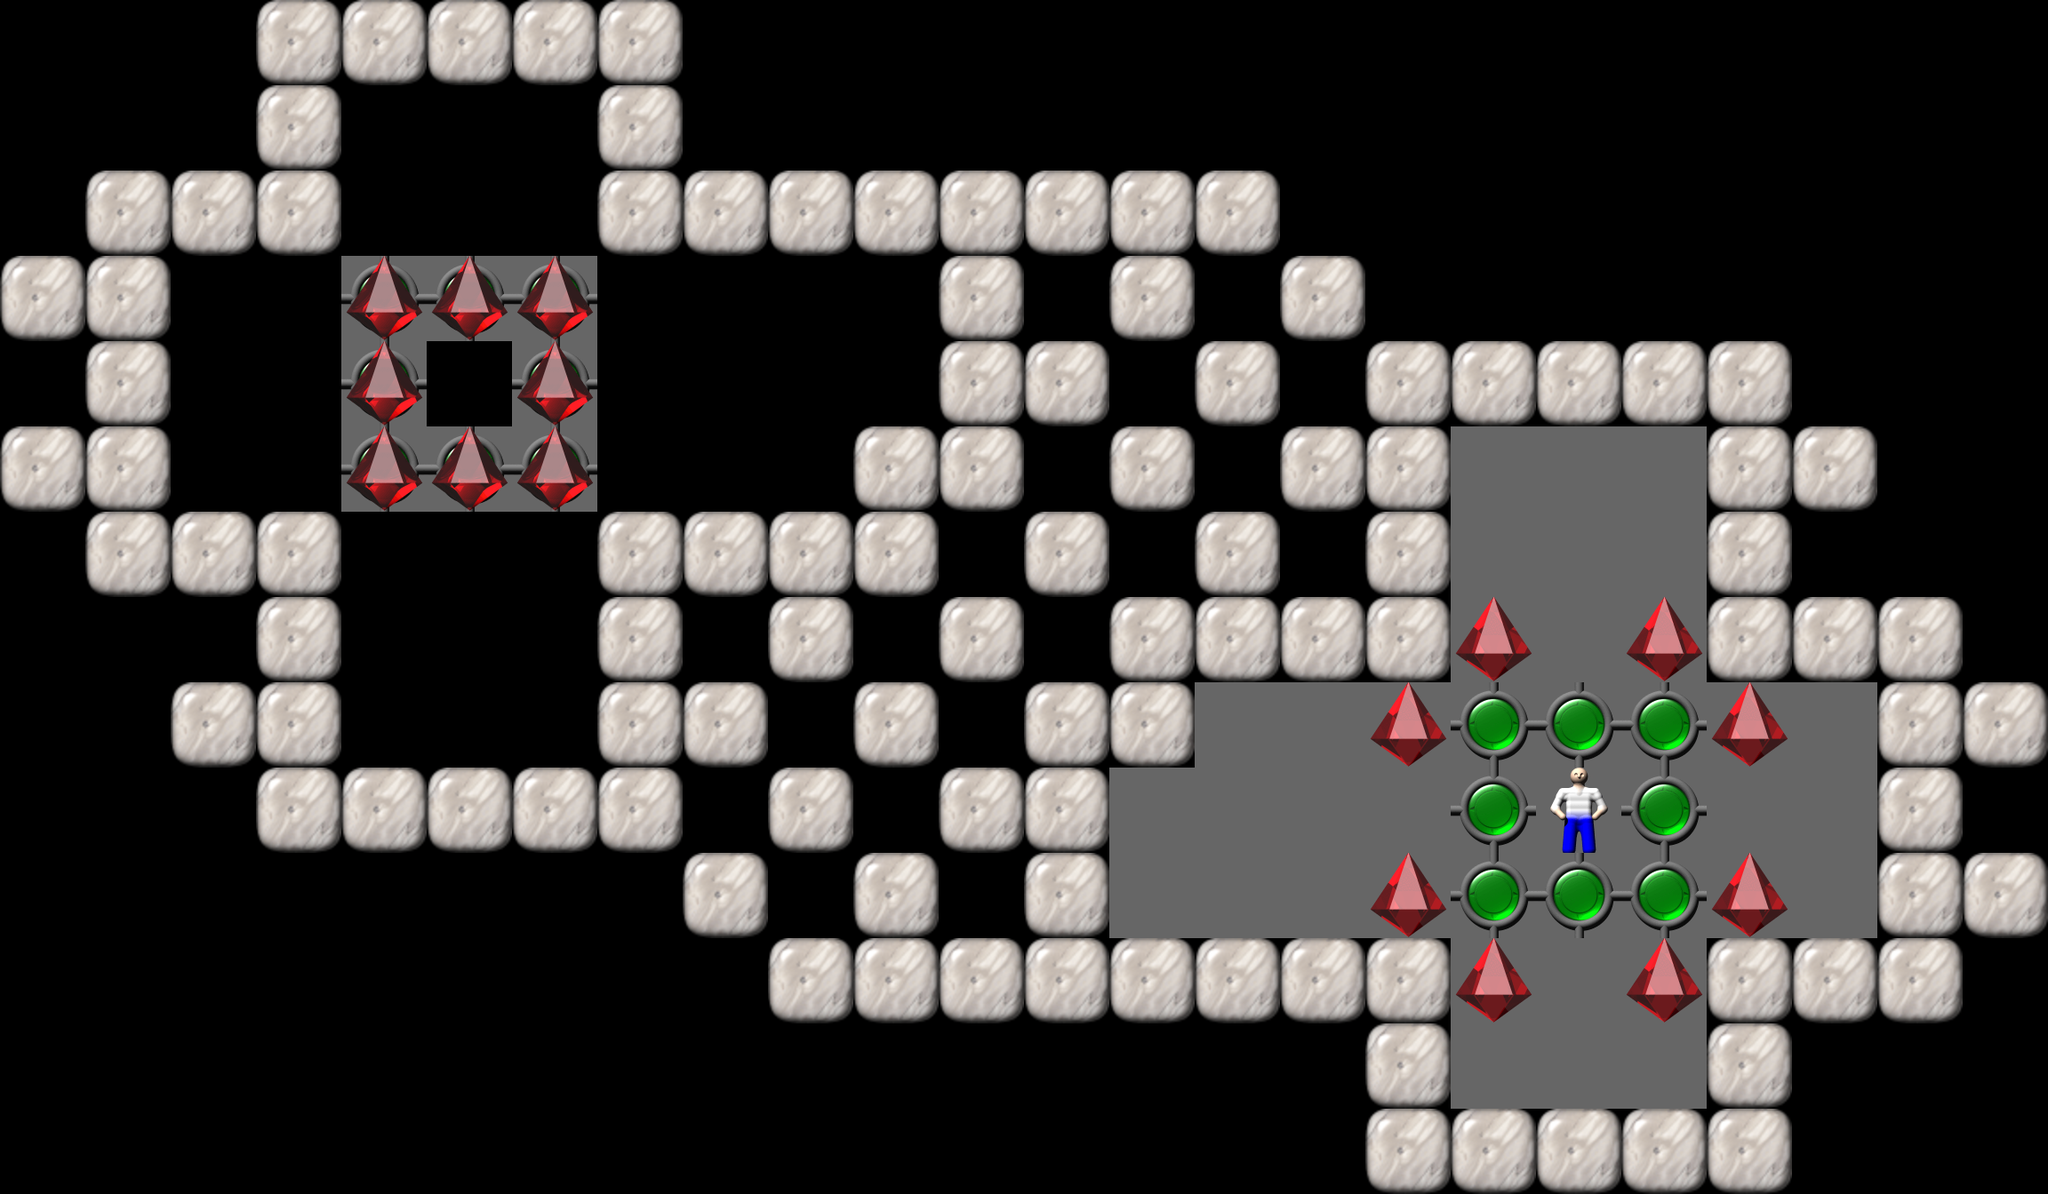

This is a level from a 2D game, rendered from its Tiled map with the project's own tilesets. A one-line summary and the map file follow, with tile-layer data summarised:
An orthogonal 24x14 tile map with 96x96 px tiles, 1 tile layer (Tile Layer 1).

<map version="1.0" orientation="orthogonal" width="24" height="14" tilewidth="96" tileheight="96">
  <properties>
    <property name="Title" value="40" />
  </properties>
  <tileset source="Sokoban.tsx" firstgid="1" />
  <layer name="Tile Layer 1" width="24" height="14">
    <data>[336 cells, 336 non-empty, 7 distinct tile ids]</data>
  </layer>
</map>
